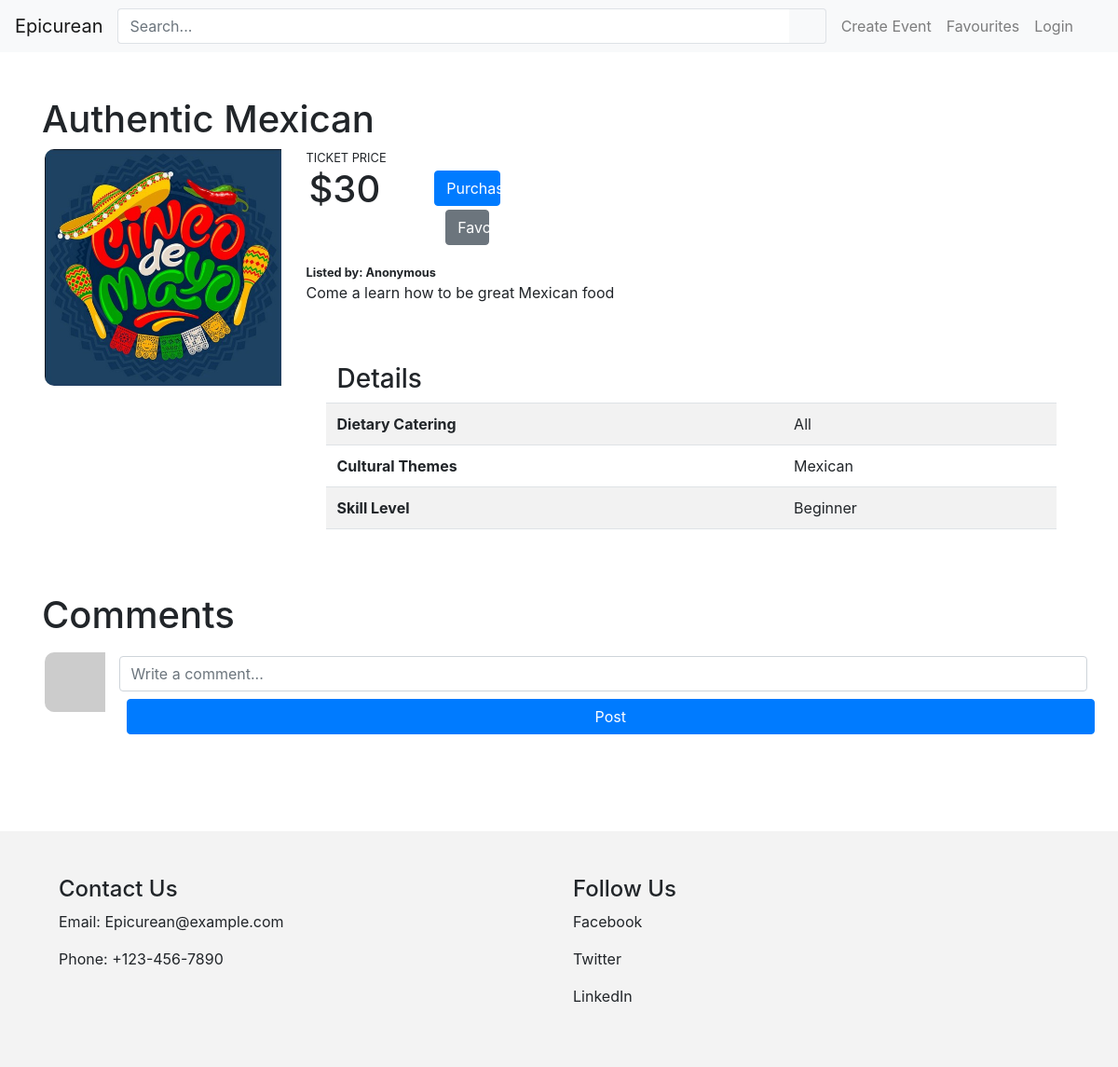
Before: /events/1 with the older database file.
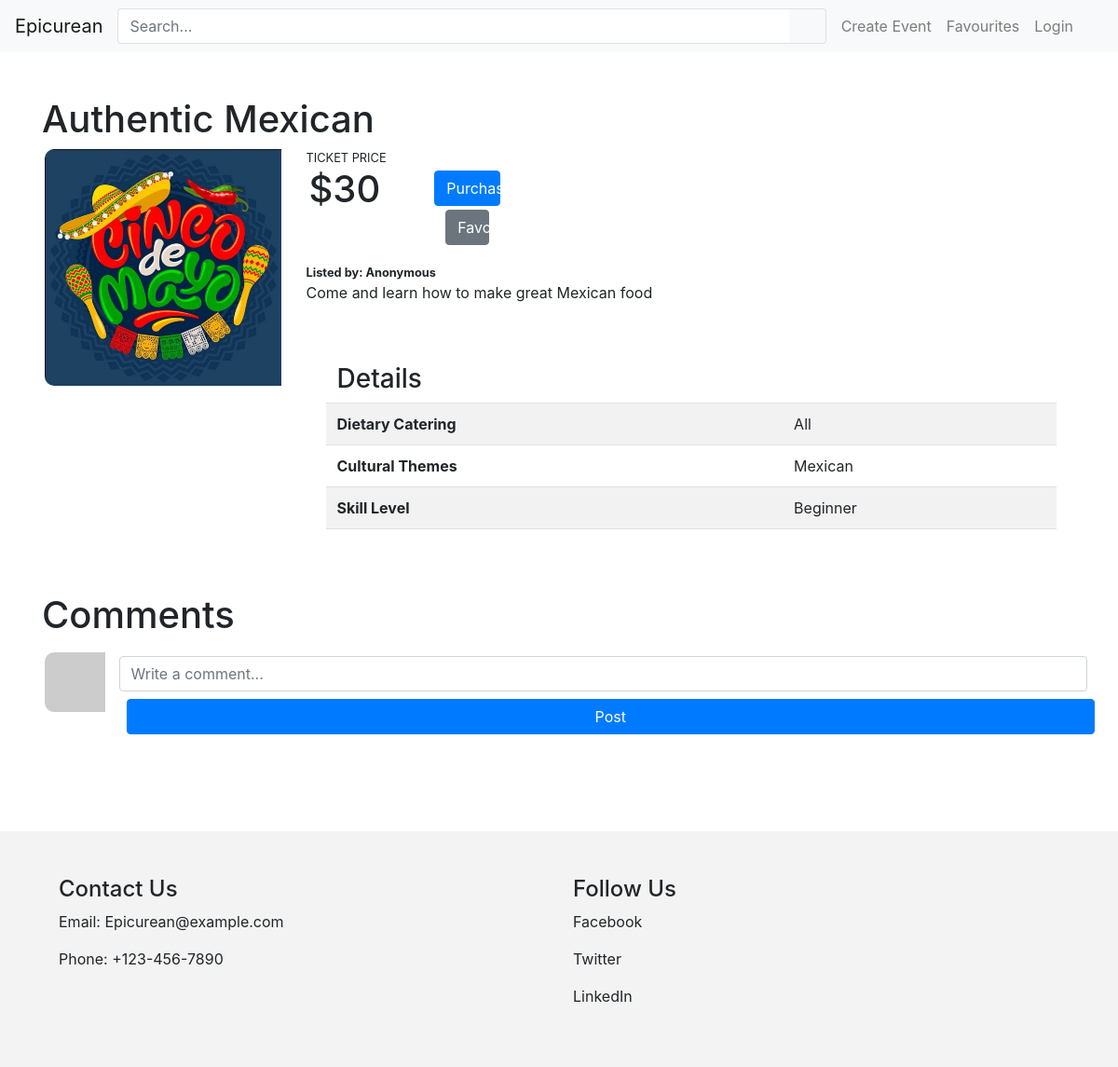
After: the same page with the newer database file.
### website/models.py (models this page shows)
class Event(db.Model):
    __tablename__ = 'events'
    eventid = db.Column(db.Integer, primary_key=True)
    name = db.Column(db.String(80))
    description = db.Column(db.String(200))
    image = db.Column(db.String(400))
    ticketPrice = db.Column(db.String(3))
    status = db.Column(db.String(20))
    created_at = db.Column(db.DateTime, default=datetime.now())
    startdate = db.Column(db.DateTime)
    enddate = db.Column(db.DateTime)
    Dietary = db.Column(db.String(80))
    Theme = db.Column(db.String(80))
    SkillLevel = db.Column(db.String(80))
    location = db.Column(db.String(100))
    userid = db.Column(db.String(80))
    comments = db.relationship('Comment', backref='event')

### website/events.py (the view)
@eventbp.route('/<id>')
def show(id):
    event = db.session.scalar(db.select(Event).where(Event.eventid==id))
    valid = Event.status
    form = CommentForm()
    return render_template('events/show.html', Event=event, form=form, valid=valid)

### website/forms.py
class CommentForm(FlaskForm):
    text = TextAreaField('Text', validators=[InputRequired()])
    submit = SubmitField("Create")

### website/templates/events/show.html (shortened to what this page needs)
{% extends 'base.html' %}
{% block style %}
<link rel="stylesheet" type="text/css" href="{{ url_for('static', filename='css/events.css') }}">
{% endblock %}
{% block content %}
<div class="container-fluid px-5 py-5">
    <div class="row">
        <h1>{{Event.name}}</h1>
    </div>
    <div class="row">
        <div class="col-3">
            <img src="../../{{ Event.image }}" class="img-fluid">
        </div>
        <div class="col">
            <div class="row">
                <small>TICKET PRICE</small>
            </div>
            <div class="row">
                <div class="col-2">
                    <h1>${{Event.ticketPrice}}</h1>
                </div>
                <div class="col-1">
                    <div class="row my-1">
                        {% if Event.status =='Active' %}
                            <button class="btn btn-primary text-nowrap mx-2 btn-block" type="button" onclick="window.location.href='index.html'">Purchase</button>
                        {% elif Event.status =='Limited' %}
                            <button class="btn btn-Success text-nowrap mx-2 btn-block" type="button" onclick="window.location.href='index.html'">Purchase</button>
                        {% elif Event.status =='Sold Out' %}
                        <button class="btn btn-Danger text-nowrap mx-2 btn-block" type="button" onclick="window.location.href='index.html'" disabled>Sold Out</button>
                        {% elif Event.status =='Canceled' %}
                        <button class="btn btn-info text-nowrap mx-2 btn-block" type="button" onclick="window.location.href='index.html'" disabled>Canceled</button>
                        {% endif %}
                    </div>
                    <div class="row my-1">
                        <form method="POST" action="{{ url_for('auth.toggle_favorite', id=Event.eventid) }}">
                            <button type="submit" class="btn btn-secondary text-nowrap mx-2 btn-block" role="button">Favourite</button>
                        </form>
                    </div>
                </div>
            </div>
            <div class="row">
                <small><strong>Listed by: Anonymous</strong></small>
            </div>
            <div class="row">
                <p>
                    {{Event.description}}
                </p>
            </div>
            <div class="row">
                <div class="container-fluid px-5 py-5">
                    <div class="row">
                        <h3>Details</h3>
                    </div>
                    <div class="row">
                        <table class="table table-striped">
                            <tbody>
                                <tr>
                                    <th scope="row">Dietary Catering</th>
                                    <td>{{Event.Dietary}}</td>
                                </tr>
                                <tr>
                                    <th scope="row">Cultural Themes</th>
                                    <td>{{Event.Theme}}</td>
                                </tr>
                                <tr>
                                    <th scope="row">Skill Level</th>
                                    <td>{{Event.SkillLevel}}</td>
                                </tr>
                            </tbody>
                        </table>
                    </div>
                </div>
            </div>
        </div>
    </div>
    <div class="row py-1">
        <h1>Comments</h1>
    </div>
    <div class="row py-1">
        <div class="col-1">
            <img src="https://via.placeholder.com/100" class=img-fluid>
        </div>
        <div class="col">
            <div class="row py-1">
                <input class="form-control" id="enterComment" placeholder="Write a comment...">
            </div>
            <div class="row py-1">
                <button class="btn btn-primary text-nowrap mx-2" type="button">Post</button>
            </div>
        </div>
    </div>
</div>
{% endblock %}

Changed rows visible on the page:
changed Event "Authentic Mexican": description "Come a learn how to be great Mexican food" → "Come and learn how to make great Mexican food"
